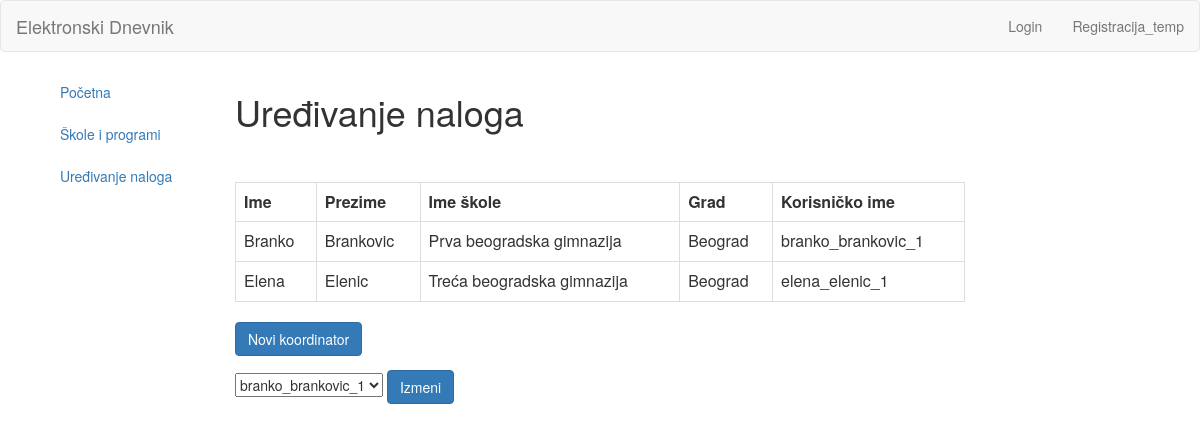
The app's page /index.php/administrator/uredjivanje with its own data.
### tables this page shows
CREATE TABLE `users` (
  `id` int(11) NOT NULL,
  `name` varchar(255) NOT NULL,
  `surname` varchar(255) NOT NULL,
  `email` varchar(255) NOT NULL,
  `username` varchar(255) NOT NULL,
  `password` varchar(255) NOT NULL
);

CREATE TABLE `skola` (
  `id` int(11) NOT NULL,
  `ime` varchar(255) NOT NULL,
  `adresa` varchar(255) NOT NULL,
  `grad` varchar(255) NOT NULL
);

### application/controllers/Administrator.php (called while the page is built, shortened)
<?php
	class Administrator extends CI_Controller{
		public function uredjivanje(){
			$data['title'] = 'Uređivanje naloga';
			$data['koordinatori'] = $this->Administrator_model->getKoordinatorIds();
			$data['skole'] = $this->Administrator_model->getSkole();
			$data['users'] = $this->Administrator_model->getUsers();
			$this->form_validation->set_rules('koord_lista', 'Koord_lista', 'required');
			if($this->form_validation->run() === FALSE){
				$this->load->view('templates/header');
				$this->load->view('administrator/uredjivanje', $data);
				$this->load->view('templates/footer');
			}
			else{
				$this->izmenaKoordinatora($this->input->post('koord_lista'));
			}
		}
	}

### index.php (called while the page is built, shortened)
<?php
require_once BASEPATH.'core/CodeIgniter.php';

### application/models/Administrator_model.php (called while the page is built, shortened)
<?php
	class Administrator_model extends CI_Model{
		public function getSkole(){
			$query = $this->db->get("skola");
			return $query;
		}
		public function getKoordinatorIds(){
			$koordinator = $this->db->get("koordinator");
			return $koordinator;
		}
		public function getUsers(){
			$users = $this->db->get("users");
			return $users;
		}
	}

### application/views/administrator/uredjivanje.php (the view)
<div class="col col-lg-2 col-md-3 col-sm-3 col-xs-12 left-container">
	<div class="tm-left-inner-container">
		<ul class="nav nav-stacked css-nav">
			<li><a href="<?php echo base_url(); ?>administrator">Početna</a></li>
			<li><a href="<?php echo base_url(); ?>administrator/skole">Škole i programi</a></li>
			<li><a href="<?php echo base_url(); ?>administrator/uredjivanje">Uređivanje naloga</a></li>
		</ul>
	</div>
</div>
<div class="col col-lg-8 col-md-7 col-sm-7 col-xs-12 right-container">
	<div class="tm-right-inner-container">
		<h1><?php echo $title; ?></h1>
		<br><br>
		<table class = "table table-bordered">
			<tr colspan = "5">
				<td><strong>Ime</strong></td>
				<td><strong>Prezime</strong></td>
				<td><strong>Ime škole</strong></td>
				<td><strong>Grad</strong></td>
				<td><strong>Korisničko ime</strong></td>
			</tr>
			<?php
			foreach($koordinatori->result() as $row)
			{
				foreach($users->result() as $rowU)
				{
					foreach($skole->result() as $rowS)
					{
						if($row->id === $rowU->id && $row->skolaId === $rowS->id){
							?>
							<tr>
								<td> <?php echo $rowU->name; ?> </td>
								<td> <?php echo $rowU->surname; ?> </td>
								<td> <?php echo $rowS->ime; ?> </td>
								<td> <?php echo $rowS->grad; ?> </td>
								<td> <?php echo $rowU->username; ?> </td>
							</tr>
							<?php
						}
					}
				}
			}
			?>
		</table>
		<form action="<?php echo base_url(); ?>administrator/noviKoordinator">
			<button type="submit" class="btn btn-primary" />Novi koordinator</button>
		</form>
		<?php echo form_open('administrator/uredjivanje'); ?>
			<form action="<?php echo base_url(); ?>administrator/izmenaKoordinatora">
				<?php
					echo "<select name='koord_lista'>";
					foreach($koordinatori->result() as $row) {
						foreach($users->result() as $rowU)
						{
							if($row->id === $rowU->id){
							?>
							echo "<option value="<?php echo $rowU->id; ?>"><?php echo $rowU->username; ?> </option>";
							<?php
							}
						}
					}
					echo "</select>";
				?>
				<button type="submit" class="btn btn-primary" />Izmeni</button>
			</form>
		<?php echo form_close(); ?>
	</div>
</div>

### records on screen
users: name "Branko", surname "Brankovic", username "branko_brankovic_1"
skola: ime "Prva beogradska gimnazija", grad "Beograd"
users: name "Elena", surname "Elenic", username "elena_elenic_1"
skola: ime "Treća beogradska gimnazija", grad "Beograd"

### other values on screen
$title "Uređivanje naloga"
form field koord_lista "branko_brankovic_1"
